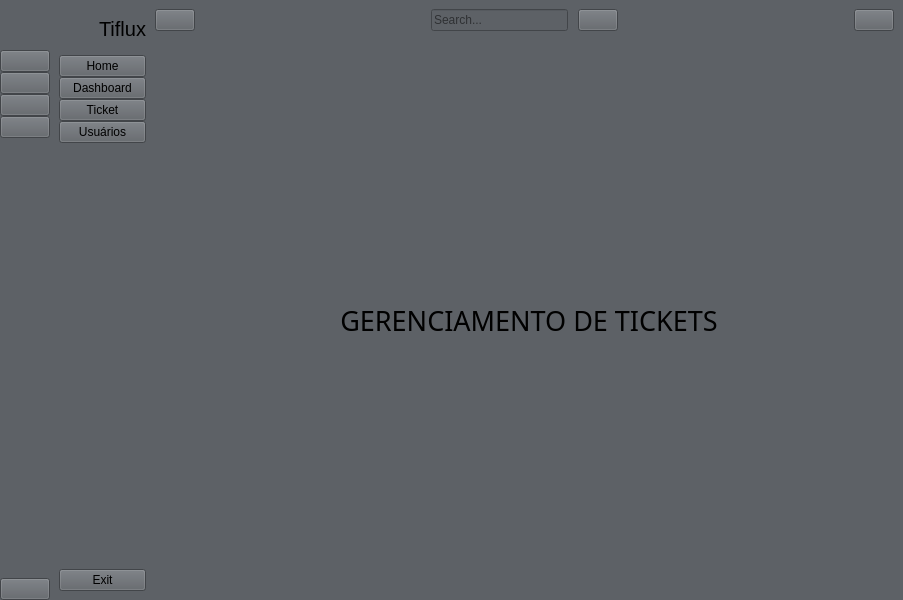
<?xml version="1.0" encoding="UTF-8"?>
<ui version="4.0">
 <class>MainWindow</class>
 <widget class="QMainWindow" name="MainWindow">
  <property name="geometry">
   <rect>
    <x>0</x>
    <y>0</y>
    <width>903</width>
    <height>600</height>
   </rect>
  </property>
  <property name="windowTitle">
   <string>MainWindow</string>
  </property>
  <widget class="QWidget" name="centralwidget">
   <layout class="QGridLayout" name="gridLayout">
    <property name="leftMargin">
     <number>0</number>
    </property>
    <property name="topMargin">
     <number>0</number>
    </property>
    <property name="rightMargin">
     <number>0</number>
    </property>
    <property name="bottomMargin">
     <number>0</number>
    </property>
    <property name="spacing">
     <number>0</number>
    </property>
    <item row="0" column="0">
     <widget class="QWidget" name="icon_only_widget" native="true">
      <property name="styleSheet">
       <string notr="true">background-color: #5D6166</string>
      </property>
      <layout class="QVBoxLayout" name="verticalLayout_3">
       <property name="spacing">
        <number>0</number>
       </property>
       <property name="leftMargin">
        <number>0</number>
       </property>
       <property name="topMargin">
        <number>0</number>
       </property>
       <property name="rightMargin">
        <number>0</number>
       </property>
       <property name="bottomMargin">
        <number>0</number>
       </property>
       <item>
        <layout class="QHBoxLayout" name="horizontalLayout_3">
         <item>
          <widget class="QLabel" name="logo_label_1">
           <property name="minimumSize">
            <size>
             <width>50</width>
             <height>50</height>
            </size>
           </property>
           <property name="maximumSize">
            <size>
             <width>50</width>
             <height>50</height>
            </size>
           </property>
           <property name="styleSheet">
            <string notr="true">background-color: #5D6166</string>
           </property>
           <property name="text">
            <string/>
           </property>
           <property name="pixmap">
            <pixmap resource="resource.qrc">:/icon/icon/Logo.png</pixmap>
           </property>
           <property name="scaledContents">
            <bool>true</bool>
           </property>
          </widget>
         </item>
        </layout>
       </item>
       <item>
        <layout class="QVBoxLayout" name="verticalLayout">
         <property name="spacing">
          <number>0</number>
         </property>
         <item>
          <widget class="QPushButton" name="home_btn_1">
           <property name="text">
            <string/>
           </property>
           <property name="icon">
            <iconset resource="resource.qrc">
             <normaloff>:/icon/icon/home-4-32.ico</normaloff>
             <normalon>:/icon/icon/home-4-48.ico</normalon>:/icon/icon/home-4-32.ico</iconset>
           </property>
           <property name="iconSize">
            <size>
             <width>20</width>
             <height>20</height>
            </size>
           </property>
           <property name="checkable">
            <bool>true</bool>
           </property>
           <property name="autoExclusive">
            <bool>true</bool>
           </property>
          </widget>
         </item>
         <item>
          <widget class="QPushButton" name="dashborad_btn_1">
           <property name="text">
            <string/>
           </property>
           <property name="icon">
            <iconset resource="resource.qrc">
             <normaloff>:/icon/icon/dashboard-5-32.ico</normaloff>
             <normalon>:/icon/icon/dashboard-5-48.ico</normalon>:/icon/icon/dashboard-5-32.ico</iconset>
           </property>
           <property name="iconSize">
            <size>
             <width>20</width>
             <height>20</height>
            </size>
           </property>
           <property name="checkable">
            <bool>true</bool>
           </property>
           <property name="autoExclusive">
            <bool>true</bool>
           </property>
          </widget>
         </item>
         <item>
          <widget class="QPushButton" name="orders_btn_1">
           <property name="text">
            <string/>
           </property>
           <property name="icon">
            <iconset resource="resource.qrc">
             <normaloff>:/icon/icon/activity-feed-32.ico</normaloff>
             <normalon>:/icon/icon/activity-feed-48.ico</normalon>:/icon/icon/activity-feed-32.ico</iconset>
           </property>
           <property name="iconSize">
            <size>
             <width>20</width>
             <height>20</height>
            </size>
           </property>
           <property name="checkable">
            <bool>true</bool>
           </property>
           <property name="autoExclusive">
            <bool>true</bool>
           </property>
          </widget>
         </item>
         <item>
          <widget class="QPushButton" name="customers_btn_1">
           <property name="text">
            <string/>
           </property>
           <property name="icon">
            <iconset resource="resource.qrc">
             <normaloff>:/icon/icon/group-32.ico</normaloff>
             <normalon>:/icon/icon/group-48.ico</normalon>:/icon/icon/group-32.ico</iconset>
           </property>
           <property name="iconSize">
            <size>
             <width>20</width>
             <height>20</height>
            </size>
           </property>
           <property name="checkable">
            <bool>true</bool>
           </property>
           <property name="autoExclusive">
            <bool>true</bool>
           </property>
          </widget>
         </item>
        </layout>
       </item>
       <item>
        <spacer name="verticalSpacer">
         <property name="orientation">
          <enum>Qt::Vertical</enum>
         </property>
         <property name="sizeHint" stdset="0">
          <size>
           <width>20</width>
           <height>375</height>
          </size>
         </property>
        </spacer>
       </item>
       <item>
        <widget class="QPushButton" name="exit_btn_1">
         <property name="styleSheet">
          <string notr="true">background-color: #5D6166</string>
         </property>
         <property name="text">
          <string/>
         </property>
         <property name="icon">
          <iconset resource="resource.qrc">
           <normaloff>:/icon/icon/close-window-64.ico</normaloff>:/icon/icon/close-window-64.ico</iconset>
         </property>
         <property name="iconSize">
          <size>
           <width>20</width>
           <height>20</height>
          </size>
         </property>
        </widget>
       </item>
      </layout>
     </widget>
    </item>
    <item row="0" column="2">
     <widget class="QWidget" name="widget_3" native="true">
      <layout class="QVBoxLayout" name="verticalLayout_5">
       <property name="spacing">
        <number>0</number>
       </property>
       <property name="leftMargin">
        <number>0</number>
       </property>
       <property name="topMargin">
        <number>0</number>
       </property>
       <property name="rightMargin">
        <number>0</number>
       </property>
       <property name="bottomMargin">
        <number>0</number>
       </property>
       <item>
        <widget class="QWidget" name="widget" native="true">
         <property name="minimumSize">
          <size>
           <width>0</width>
           <height>40</height>
          </size>
         </property>
         <property name="styleSheet">
          <string notr="true">background-color: #5D6166</string>
         </property>
         <layout class="QHBoxLayout" name="horizontalLayout_4">
          <property name="spacing">
           <number>0</number>
          </property>
          <property name="leftMargin">
           <number>0</number>
          </property>
          <property name="topMargin">
           <number>0</number>
          </property>
          <property name="rightMargin">
           <number>9</number>
          </property>
          <property name="bottomMargin">
           <number>0</number>
          </property>
          <item>
           <widget class="QPushButton" name="change_btn">
            <property name="text">
             <string/>
            </property>
            <property name="icon">
             <iconset resource="resource.qrc">
              <normaloff>:/icon/icon/menu-4-32.ico</normaloff>:/icon/icon/menu-4-32.ico</iconset>
            </property>
            <property name="iconSize">
             <size>
              <width>14</width>
              <height>14</height>
             </size>
            </property>
            <property name="checkable">
             <bool>true</bool>
            </property>
           </widget>
          </item>
          <item>
           <spacer name="horizontalSpacer">
            <property name="orientation">
             <enum>Qt::Horizontal</enum>
            </property>
            <property name="sizeHint" stdset="0">
             <size>
              <width>236</width>
              <height>20</height>
             </size>
            </property>
           </spacer>
          </item>
          <item>
           <layout class="QHBoxLayout" name="horizontalLayout">
            <property name="spacing">
             <number>10</number>
            </property>
            <item>
             <widget class="QLineEdit" name="search_input">
              <property name="placeholderText">
               <string>Search...</string>
              </property>
             </widget>
            </item>
            <item>
             <widget class="QPushButton" name="search_btn">
              <property name="text">
               <string/>
              </property>
              <property name="icon">
               <iconset resource="resource.qrc">
                <normaloff>:/icon/icon/search-13-48.ico</normaloff>:/icon/icon/search-13-48.ico</iconset>
              </property>
             </widget>
            </item>
           </layout>
          </item>
          <item>
           <spacer name="horizontalSpacer_2">
            <property name="orientation">
             <enum>Qt::Horizontal</enum>
            </property>
            <property name="sizeHint" stdset="0">
             <size>
              <width>236</width>
              <height>20</height>
             </size>
            </property>
           </spacer>
          </item>
          <item>
           <widget class="QPushButton" name="user_btn">
            <property name="text">
             <string/>
            </property>
            <property name="icon">
             <iconset resource="resource.qrc">
              <normaloff>:/icon/icon/user-48.ico</normaloff>:/icon/icon/user-48.ico</iconset>
            </property>
           </widget>
          </item>
         </layout>
        </widget>
       </item>
       <item>
        <widget class="QStackedWidget" name="stackedWidget">
         <property name="styleSheet">
          <string notr="true">background-color: #5D6166</string>
         </property>
         <property name="currentIndex">
          <number>0</number>
         </property>
         <widget class="QWidget" name="page">
          <layout class="QGridLayout" name="gridLayout_2">
           <item row="0" column="0">
            <widget class="QLabel" name="label_4">
             <property name="font">
              <font>
               <family>Eras Bold ITC</family>
               <pointsize>20</pointsize>
              </font>
             </property>
             <property name="styleSheet">
              <string notr="true">background-color: #5D6166</string>
             </property>
             <property name="text">
              <string>GERENCIAMENTO DE TICKETS</string>
             </property>
             <property name="alignment">
              <set>Qt::AlignCenter</set>
             </property>
            </widget>
           </item>
          </layout>
         </widget>
         <widget class="QWidget" name="page_2">
          <layout class="QGridLayout" name="gridLayout_3">
           <item row="0" column="0">
            <widget class="QLabel" name="label_5">
             <property name="font">
              <font>
               <pointsize>20</pointsize>
              </font>
             </property>
             <property name="text">
              <string>Dashboard Page</string>
             </property>
             <property name="alignment">
              <set>Qt::AlignCenter</set>
             </property>
            </widget>
           </item>
          </layout>
         </widget>
         <widget class="QWidget" name="page_3">
          <layout class="QGridLayout" name="gridLayout_4">
           <item row="0" column="0">
            <widget class="QLabel" name="label_6">
             <property name="font">
              <font>
               <pointsize>20</pointsize>
              </font>
             </property>
             <property name="text">
              <string>Orders Page</string>
             </property>
             <property name="alignment">
              <set>Qt::AlignCenter</set>
             </property>
            </widget>
           </item>
          </layout>
         </widget>
         <widget class="QWidget" name="page_4">
          <layout class="QGridLayout" name="gridLayout_5">
           <item row="0" column="0">
            <widget class="QLabel" name="label_7">
             <property name="font">
              <font>
               <pointsize>20</pointsize>
              </font>
             </property>
             <property name="text">
              <string>Product Page</string>
             </property>
             <property name="alignment">
              <set>Qt::AlignCenter</set>
             </property>
            </widget>
           </item>
          </layout>
         </widget>
         <widget class="QWidget" name="page_5">
          <layout class="QGridLayout" name="gridLayout_6">
           <item row="0" column="0">
            <widget class="QLabel" name="label_8">
             <property name="font">
              <font>
               <pointsize>20</pointsize>
              </font>
             </property>
             <property name="text">
              <string>Customers Page</string>
             </property>
             <property name="alignment">
              <set>Qt::AlignCenter</set>
             </property>
            </widget>
           </item>
          </layout>
         </widget>
         <widget class="QWidget" name="page_6">
          <layout class="QGridLayout" name="gridLayout_7">
           <item row="0" column="0">
            <widget class="QLabel" name="label_9">
             <property name="font">
              <font>
               <pointsize>20</pointsize>
              </font>
             </property>
             <property name="text">
              <string>Search Page</string>
             </property>
             <property name="alignment">
              <set>Qt::AlignCenter</set>
             </property>
            </widget>
           </item>
          </layout>
         </widget>
         <widget class="QWidget" name="page_7">
          <layout class="QGridLayout" name="gridLayout_8">
           <item row="0" column="0">
            <widget class="QLabel" name="label_10">
             <property name="font">
              <font>
               <pointsize>20</pointsize>
              </font>
             </property>
             <property name="text">
              <string>User Page</string>
             </property>
             <property name="alignment">
              <set>Qt::AlignCenter</set>
             </property>
            </widget>
           </item>
          </layout>
         </widget>
        </widget>
       </item>
      </layout>
     </widget>
    </item>
    <item row="0" column="1">
     <widget class="QWidget" name="full_menu_widget" native="true">
      <property name="styleSheet">
       <string notr="true">background-color: #5D6166</string>
      </property>
      <layout class="QVBoxLayout" name="verticalLayout_4">
       <item>
        <layout class="QHBoxLayout" name="horizontalLayout_2">
         <property name="spacing">
          <number>0</number>
         </property>
         <item>
          <widget class="QLabel" name="logo_label_2">
           <property name="minimumSize">
            <size>
             <width>40</width>
             <height>40</height>
            </size>
           </property>
           <property name="maximumSize">
            <size>
             <width>40</width>
             <height>40</height>
            </size>
           </property>
           <property name="text">
            <string/>
           </property>
           <property name="pixmap">
            <pixmap resource="resource.qrc">:/icon/icon/Logo.png</pixmap>
           </property>
           <property name="scaledContents">
            <bool>true</bool>
           </property>
          </widget>
         </item>
         <item>
          <widget class="QLabel" name="logo_label_3">
           <property name="font">
            <font>
             <pointsize>15</pointsize>
            </font>
           </property>
           <property name="text">
            <string>Tiflux</string>
           </property>
          </widget>
         </item>
        </layout>
       </item>
       <item>
        <layout class="QVBoxLayout" name="verticalLayout_2">
         <property name="spacing">
          <number>0</number>
         </property>
         <item>
          <widget class="QPushButton" name="home_btn_2">
           <property name="text">
            <string>Home</string>
           </property>
           <property name="icon">
            <iconset resource="resource.qrc">
             <normaloff>:/icon/icon/home-4-32.ico</normaloff>
             <normalon>:/icon/icon/home-4-48.ico</normalon>:/icon/icon/home-4-32.ico</iconset>
           </property>
           <property name="iconSize">
            <size>
             <width>14</width>
             <height>14</height>
            </size>
           </property>
           <property name="checkable">
            <bool>true</bool>
           </property>
           <property name="autoExclusive">
            <bool>true</bool>
           </property>
          </widget>
         </item>
         <item>
          <widget class="QPushButton" name="dashborad_btn_2">
           <property name="text">
            <string>Dashboard</string>
           </property>
           <property name="icon">
            <iconset resource="resource.qrc">
             <normaloff>:/icon/icon/dashboard-5-32.ico</normaloff>
             <normalon>:/icon/icon/dashboard-5-48.ico</normalon>:/icon/icon/dashboard-5-32.ico</iconset>
           </property>
           <property name="iconSize">
            <size>
             <width>14</width>
             <height>14</height>
            </size>
           </property>
           <property name="checkable">
            <bool>true</bool>
           </property>
           <property name="autoExclusive">
            <bool>true</bool>
           </property>
          </widget>
         </item>
         <item>
          <widget class="QPushButton" name="orders_btn_2">
           <property name="text">
            <string>Ticket</string>
           </property>
           <property name="icon">
            <iconset resource="resource.qrc">
             <normaloff>:/icon/icon/activity-feed-32.ico</normaloff>
             <normalon>:/icon/icon/activity-feed-48.ico</normalon>:/icon/icon/activity-feed-32.ico</iconset>
           </property>
           <property name="iconSize">
            <size>
             <width>14</width>
             <height>14</height>
            </size>
           </property>
           <property name="checkable">
            <bool>true</bool>
           </property>
           <property name="autoExclusive">
            <bool>true</bool>
           </property>
          </widget>
         </item>
         <item>
          <widget class="QPushButton" name="customers_btn_2">
           <property name="text">
            <string>Usuários</string>
           </property>
           <property name="icon">
            <iconset resource="resource.qrc">
             <normaloff>:/icon/icon/group-32.ico</normaloff>
             <normalon>:/icon/icon/group-48.ico</normalon>:/icon/icon/group-32.ico</iconset>
           </property>
           <property name="iconSize">
            <size>
             <width>14</width>
             <height>14</height>
            </size>
           </property>
           <property name="checkable">
            <bool>true</bool>
           </property>
           <property name="autoExclusive">
            <bool>true</bool>
           </property>
          </widget>
         </item>
        </layout>
       </item>
       <item>
        <spacer name="verticalSpacer_2">
         <property name="orientation">
          <enum>Qt::Vertical</enum>
         </property>
         <property name="sizeHint" stdset="0">
          <size>
           <width>20</width>
           <height>373</height>
          </size>
         </property>
        </spacer>
       </item>
       <item>
        <widget class="QPushButton" name="exit_btn_2">
         <property name="text">
          <string>Exit</string>
         </property>
         <property name="icon">
          <iconset resource="resource.qrc">
           <normaloff>:/icon/icon/close-window-64.ico</normaloff>:/icon/icon/close-window-64.ico</iconset>
         </property>
         <property name="iconSize">
          <size>
           <width>14</width>
           <height>14</height>
          </size>
         </property>
        </widget>
       </item>
      </layout>
     </widget>
    </item>
   </layout>
  </widget>
 </widget>
 <resources>
  <include location="resource.qrc"/>
 </resources>
 <connections>
  <connection>
   <sender>change_btn</sender>
   <signal>toggled(bool)</signal>
   <receiver>icon_only_widget</receiver>
   <slot>setVisible(bool)</slot>
   <hints>
    <hint type="sourcelabel">
     <x>197</x>
     <y>23</y>
    </hint>
    <hint type="destinationlabel">
     <x>50</x>
     <y>362</y>
    </hint>
   </hints>
  </connection>
  <connection>
   <sender>change_btn</sender>
   <signal>toggled(bool)</signal>
   <receiver>full_menu_widget</receiver>
   <slot>setHidden(bool)</slot>
   <hints>
    <hint type="sourcelabel">
     <x>188</x>
     <y>25</y>
    </hint>
    <hint type="destinationlabel">
     <x>173</x>
     <y>257</y>
    </hint>
   </hints>
  </connection>
  <connection>
   <sender>home_btn_1</sender>
   <signal>toggled(bool)</signal>
   <receiver>home_btn_2</receiver>
   <slot>setChecked(bool)</slot>
   <hints>
    <hint type="sourcelabel">
     <x>27</x>
     <y>69</y>
    </hint>
    <hint type="destinationlabel">
     <x>72</x>
     <y>76</y>
    </hint>
   </hints>
  </connection>
  <connection>
   <sender>dashborad_btn_1</sender>
   <signal>toggled(bool)</signal>
   <receiver>dashborad_btn_2</receiver>
   <slot>setChecked(bool)</slot>
   <hints>
    <hint type="sourcelabel">
     <x>33</x>
     <y>100</y>
    </hint>
    <hint type="destinationlabel">
     <x>67</x>
     <y>99</y>
    </hint>
   </hints>
  </connection>
  <connection>
   <sender>orders_btn_1</sender>
   <signal>toggled(bool)</signal>
   <receiver>orders_btn_2</receiver>
   <slot>setChecked(bool)</slot>
   <hints>
    <hint type="sourcelabel">
     <x>33</x>
     <y>123</y>
    </hint>
    <hint type="destinationlabel">
     <x>69</x>
     <y>125</y>
    </hint>
   </hints>
  </connection>
  <connection>
   <sender>customers_btn_1</sender>
   <signal>toggled(bool)</signal>
   <receiver>customers_btn_2</receiver>
   <slot>setChecked(bool)</slot>
   <hints>
    <hint type="sourcelabel">
     <x>33</x>
     <y>177</y>
    </hint>
    <hint type="destinationlabel">
     <x>67</x>
     <y>172</y>
    </hint>
   </hints>
  </connection>
  <connection>
   <sender>home_btn_2</sender>
   <signal>toggled(bool)</signal>
   <receiver>home_btn_1</receiver>
   <slot>setChecked(bool)</slot>
   <hints>
    <hint type="sourcelabel">
     <x>70</x>
     <y>63</y>
    </hint>
    <hint type="destinationlabel">
     <x>41</x>
     <y>60</y>
    </hint>
   </hints>
  </connection>
  <connection>
   <sender>dashborad_btn_2</sender>
   <signal>toggled(bool)</signal>
   <receiver>dashborad_btn_1</receiver>
   <slot>setChecked(bool)</slot>
   <hints>
    <hint type="sourcelabel">
     <x>160</x>
     <y>99</y>
    </hint>
    <hint type="destinationlabel">
     <x>26</x>
     <y>90</y>
    </hint>
   </hints>
  </connection>
  <connection>
   <sender>orders_btn_2</sender>
   <signal>toggled(bool)</signal>
   <receiver>orders_btn_1</receiver>
   <slot>setChecked(bool)</slot>
   <hints>
    <hint type="sourcelabel">
     <x>143</x>
     <y>112</y>
    </hint>
    <hint type="destinationlabel">
     <x>39</x>
     <y>114</y>
    </hint>
   </hints>
  </connection>
  <connection>
   <sender>customers_btn_2</sender>
   <signal>toggled(bool)</signal>
   <receiver>customers_btn_1</receiver>
   <slot>setChecked(bool)</slot>
   <hints>
    <hint type="sourcelabel">
     <x>162</x>
     <y>163</y>
    </hint>
    <hint type="destinationlabel">
     <x>39</x>
     <y>184</y>
    </hint>
   </hints>
  </connection>
  <connection>
   <sender>exit_btn_2</sender>
   <signal>clicked()</signal>
   <receiver>MainWindow</receiver>
   <slot>close()</slot>
   <hints>
    <hint type="sourcelabel">
     <x>126</x>
     <y>584</y>
    </hint>
    <hint type="destinationlabel">
     <x>284</x>
     <y>606</y>
    </hint>
   </hints>
  </connection>
  <connection>
   <sender>exit_btn_1</sender>
   <signal>clicked()</signal>
   <receiver>MainWindow</receiver>
   <slot>close()</slot>
   <hints>
    <hint type="sourcelabel">
     <x>34</x>
     <y>592</y>
    </hint>
    <hint type="destinationlabel">
     <x>47</x>
     <y>626</y>
    </hint>
   </hints>
  </connection>
 </connections>
</ui>
